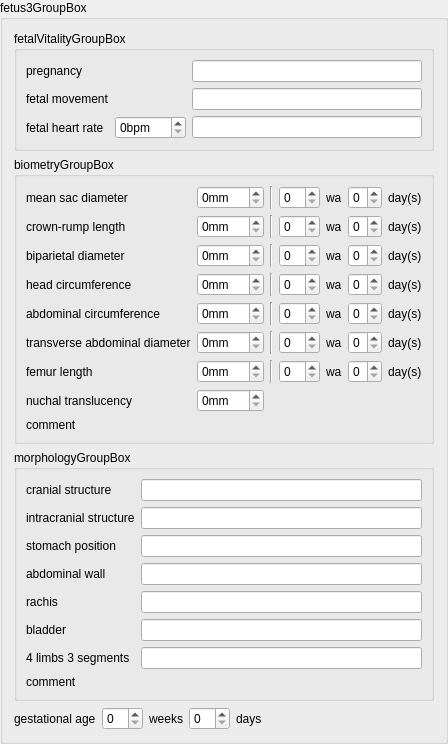
    <widget class="QGroupBox" name="fetus3GroupBox">
     <property name="enabled">
      <bool>true</bool>
     </property>
     <property name="title">
      <string>fetus3GroupBox</string>
     </property>
     <property name="flat">
      <bool>false</bool>
     </property>
     <layout class="QVBoxLayout" name="verticalLayout_13">
      <item>
       <widget class="QGroupBox" name="fetus3FetalVitalityGroupBox">
        <property name="title">
         <string>fetalVitalityGroupBox</string>
        </property>
        <layout class="QGridLayout" name="gridLayout_12">
         <item row="0" column="0">
          <widget class="QLabel" name="fetus3PregnancyLabel">
           <property name="text">
            <string>pregnancy</string>
           </property>
          </widget>
         </item>
         <item row="0" column="1">
          <layout class="QHBoxLayout" name="fetus3PregnancyRadioLayout"/>
         </item>
         <item row="0" column="2">
          <widget class="QLineEdit" name="fetus3PregnancyLineEdit"/>
         </item>
         <item row="1" column="0">
          <widget class="QLabel" name="fetus3FetalMovementLabel">
           <property name="text">
            <string>fetal movement</string>
           </property>
          </widget>
         </item>
         <item row="1" column="1">
          <layout class="QHBoxLayout" name="fetus3FetalMovementRadioLayout"/>
         </item>
         <item row="1" column="2">
          <widget class="QLineEdit" name="fetus3FetalMovementLineEdit"/>
         </item>
         <item row="2" column="0">
          <widget class="QLabel" name="fetus3FhrLabel">
           <property name="text">
            <string>fetal heart rate</string>
           </property>
          </widget>
         </item>
         <item row="2" column="1">
          <widget class="QSpinBox" name="fetus3FhrSpinBox">
           <property name="suffix">
            <string>bpm</string>
           </property>
           <property name="maximum">
            <number>999</number>
           </property>
          </widget>
         </item>
         <item row="2" column="2">
          <widget class="QLineEdit" name="fetus3FhrLineEdit"/>
         </item>
        </layout>
       </widget>
      </item>
      <item>
       <widget class="QGroupBox" name="fetus3BiometryGroupBox">
        <property name="title">
         <string>biometryGroupBox</string>
        </property>
        <layout class="QVBoxLayout" name="verticalLayout_14">
         <item>
          <layout class="QGridLayout" name="gridLayout_13">
           <item row="0" column="0">
            <widget class="QLabel" name="fetus3MeanSacDiameterLabel">
             <property name="text">
              <string>mean sac diameter</string>
             </property>
            </widget>
           </item>
           <item row="0" column="1">
            <widget class="QSpinBox" name="fetus3MeanSacDiameterSpinBox">
             <property name="suffix">
              <string>mm</string>
             </property>
             <property name="maximum">
              <number>999</number>
             </property>
            </widget>
           </item>
           <item row="0" column="2">
            <widget class="Line" name="line_17">
             <property name="orientation">
              <enum>Qt::Vertical</enum>
             </property>
            </widget>
           </item>
           <item row="0" column="3">
            <widget class="QSpinBox" name="fetus3MeanSacDiameterWeekSpinBox"/>
           </item>
           <item row="0" column="4">
            <widget class="QLabel" name="fetus3MeanSacDiameterWeekLabel">
             <property name="text">
              <string>wa</string>
             </property>
            </widget>
           </item>
           <item row="0" column="5">
            <widget class="QSpinBox" name="fetus3MeanSacDiameterDaySpinBox">
             <property name="maximum">
              <number>6</number>
             </property>
            </widget>
           </item>
           <item row="0" column="6">
            <widget class="QLabel" name="fetus3MeanSacDiameterDayLabel">
             <property name="text">
              <string>day(s)</string>
             </property>
            </widget>
           </item>
           <item row="1" column="0">
            <widget class="QLabel" name="fetus3CRLLabel">
             <property name="text">
              <string>crown-rump length</string>
             </property>
            </widget>
           </item>
           <item row="1" column="1">
            <widget class="QSpinBox" name="fetus3CRLSpinBox">
             <property name="suffix">
              <string>mm</string>
             </property>
             <property name="maximum">
              <number>999</number>
             </property>
            </widget>
           </item>
           <item row="1" column="2">
            <widget class="Line" name="line_18">
             <property name="orientation">
              <enum>Qt::Vertical</enum>
             </property>
            </widget>
           </item>
           <item row="1" column="3">
            <widget class="QSpinBox" name="fetus3CRLWeekSpinBox"/>
           </item>
           <item row="1" column="4">
            <widget class="QLabel" name="fetus3CRLWeekLabel">
             <property name="text">
              <string>wa</string>
             </property>
            </widget>
           </item>
           <item row="1" column="5">
            <widget class="QSpinBox" name="fetus3CRLDaySpinBox">
             <property name="maximum">
              <number>6</number>
             </property>
            </widget>
           </item>
           <item row="1" column="6">
            <widget class="QLabel" name="fetus3CRLDayLabel">
             <property name="text">
              <string>day(s)</string>
             </property>
            </widget>
           </item>
           <item row="2" column="0">
            <widget class="QLabel" name="fetus3BPDLabel">
             <property name="text">
              <string>biparietal diameter</string>
             </property>
            </widget>
           </item>
           <item row="2" column="1">
            <widget class="QSpinBox" name="fetus3BPDSpinBox">
             <property name="suffix">
              <string>mm</string>
             </property>
             <property name="maximum">
              <number>999</number>
             </property>
            </widget>
           </item>
           <item row="2" column="2">
            <widget class="Line" name="line_19">
             <property name="orientation">
              <enum>Qt::Vertical</enum>
             </property>
            </widget>
           </item>
           <item row="2" column="3">
            <widget class="QSpinBox" name="fetus3BPDWeekSpinBox"/>
           </item>
           <item row="2" column="4">
            <widget class="QLabel" name="fetus3BPDWeekLabel">
             <property name="text">
              <string>wa</string>
             </property>
            </widget>
           </item>
           <item row="2" column="5">
            <widget class="QSpinBox" name="fetus3BPDDaySpinBox">
             <property name="maximum">
              <number>6</number>
             </property>
            </widget>
           </item>
           <item row="2" column="6">
            <widget class="QLabel" name="label_8">
             <property name="text">
              <string>day(s)</string>
             </property>
            </widget>
           </item>
           <item row="3" column="0">
            <widget class="QLabel" name="fetus3HeadCircumferenceLabel">
             <property name="text">
              <string>head circumference</string>
             </property>
            </widget>
           </item>
           <item row="3" column="1">
            <widget class="QSpinBox" name="fetus3HeadCircumferenceSpinBox">
             <property name="suffix">
              <string>mm</string>
             </property>
             <property name="maximum">
              <number>999</number>
             </property>
            </widget>
           </item>
           <item row="3" column="2">
            <widget class="Line" name="line_20">
             <property name="orientation">
              <enum>Qt::Vertical</enum>
             </property>
            </widget>
           </item>
           <item row="3" column="3">
            <widget class="QSpinBox" name="fetus3HeadCircumferenceWeekSpinBox"/>
           </item>
           <item row="3" column="4">
            <widget class="QLabel" name="fetus3HeadCircumferenceWeekLabel">
             <property name="text">
              <string>wa</string>
             </property>
            </widget>
           </item>
           <item row="3" column="5">
            <widget class="QSpinBox" name="fetus3HeadCircumferenceDaysSpinBox">
             <property name="maximum">
              <number>6</number>
             </property>
            </widget>
           </item>
           <item row="3" column="6">
            <widget class="QLabel" name="fetus3HeadCircumferenceDayLabel">
             <property name="text">
              <string>day(s)</string>
             </property>
            </widget>
           </item>
           <item row="4" column="0">
            <widget class="QLabel" name="fetus3AbdominalCircumferenceLabel">
             <property name="text">
              <string>abdominal circumference</string>
             </property>
            </widget>
           </item>
           <item row="4" column="1">
            <widget class="QSpinBox" name="fetus3AbdominalCircumferenceSpinBox">
             <property name="suffix">
              <string>mm</string>
             </property>
             <property name="maximum">
              <number>999</number>
             </property>
            </widget>
           </item>
           <item row="4" column="2">
            <widget class="Line" name="line_21">
             <property name="orientation">
              <enum>Qt::Vertical</enum>
             </property>
            </widget>
           </item>
           <item row="4" column="3">
            <widget class="QSpinBox" name="fetus3AbdominalCircumferenceWeekSpinBox"/>
           </item>
           <item row="4" column="4">
            <widget class="QLabel" name="fetus3AbdominalCircumferenceWeekLabel">
             <property name="text">
              <string>wa</string>
             </property>
            </widget>
           </item>
           <item row="4" column="5">
            <widget class="QSpinBox" name="fetus3AbdominalCircumferenceDaySpinBox">
             <property name="maximum">
              <number>6</number>
             </property>
            </widget>
           </item>
           <item row="4" column="6">
            <widget class="QLabel" name="fetus3AbdominalCircumferenceDayLabel">
             <property name="text">
              <string>day(s)</string>
             </property>
            </widget>
           </item>
           <item row="5" column="0">
            <widget class="QLabel" name="fetus3TADLabel">
             <property name="text">
              <string>transverse abdominal diameter</string>
             </property>
            </widget>
           </item>
           <item row="5" column="1">
            <widget class="QSpinBox" name="fetus3TADSpinBox">
             <property name="suffix">
              <string>mm</string>
             </property>
             <property name="maximum">
              <number>999</number>
             </property>
            </widget>
           </item>
           <item row="5" column="2">
            <widget class="Line" name="line_22">
             <property name="orientation">
              <enum>Qt::Vertical</enum>
             </property>
            </widget>
           </item>
           <item row="5" column="3">
            <widget class="QSpinBox" name="fetus3TADWeekSpinBox"/>
           </item>
           <item row="5" column="4">
            <widget class="QLabel" name="fetus3TADWeekLabel">
             <property name="text">
              <string>wa</string>
             </property>
            </widget>
           </item>
           <item row="5" column="5">
            <widget class="QSpinBox" name="fetus3TADDaySpinBox">
             <property name="maximum">
              <number>6</number>
             </property>
            </widget>
           </item>
           <item row="5" column="6">
            <widget class="QLabel" name="fetus3TADDayLabel">
             <property name="text">
              <string>day(s)</string>
             </property>
            </widget>
           </item>
           <item row="6" column="0">
            <widget class="QLabel" name="fetus3FLLabel">
             <property name="text">
              <string>femur length</string>
             </property>
            </widget>
           </item>
           <item row="6" column="1">
            <widget class="QSpinBox" name="fetus3FLSpinBox">
             <property name="suffix">
              <string>mm</string>
             </property>
             <property name="maximum">
              <number>999</number>
             </property>
            </widget>
           </item>
           <item row="6" column="2">
            <widget class="Line" name="line_23">
             <property name="orientation">
              <enum>Qt::Vertical</enum>
             </property>
            </widget>
           </item>
           <item row="6" column="3">
            <widget class="QSpinBox" name="fetus3FLWeekSpinBox"/>
           </item>
           <item row="6" column="4">
            <widget class="QLabel" name="fetus3FLWeekLabel">
             <property name="text">
              <string>wa</string>
             </property>
            </widget>
           </item>
           <item row="6" column="5">
            <widget class="QSpinBox" name="fetus3FLDaySpinBox">
             <property name="maximum">
              <number>6</number>
             </property>
            </widget>
           </item>
           <item row="6" column="6">
            <widget class="QLabel" name="fetus3FLDayLabel">
             <property name="text">
              <string>day(s)</string>
             </property>
            </widget>
           </item>
           <item row="7" column="0">
            <widget class="QLabel" name="fetus3NuchalTranslucencyLabel">
             <property name="text">
              <string>nuchal translucency</string>
             </property>
            </widget>
           </item>
           <item row="7" column="1">
            <widget class="QSpinBox" name="fetus3NuchalTranslucencySpinBox">
             <property name="suffix">
              <string>mm</string>
             </property>
             <property name="maximum">
              <number>999</number>
             </property>
            </widget>
           </item>
          </layout>
         </item>
         <item>
          <layout class="QVBoxLayout" name="verticalLayout_15">
           <item>
            <widget class="QLabel" name="fetus3BiometryCommentLabel">
             <property name="text">
              <string>comment</string>
             </property>
            </widget>
           </item>
           <item>
            <layout class="QFormLayout" name="fetus3BiometryCommentFormLayout"/>
           </item>
          </layout>
         </item>
        </layout>
       </widget>
      </item>
      <item>
       <widget class="QGroupBox" name="fetus3MorphologyGroupBox">
        <property name="title">
         <string>morphologyGroupBox</string>
        </property>
        <layout class="QVBoxLayout" name="verticalLayout_16">
         <item>
          <layout class="QGridLayout" name="gridLayout_14">
           <item row="0" column="0">
            <widget class="QLabel" name="fetus3CranialStructureLabel">
             <property name="text">
              <string>cranial structure</string>
             </property>
            </widget>
           </item>
           <item row="0" column="1">
            <layout class="QHBoxLayout" name="fetus3CranialStructureRadioLayout"/>
           </item>
           <item row="0" column="2">
            <widget class="QLineEdit" name="fetus3CranialStructureLineEdit"/>
           </item>
           <item row="1" column="0">
            <widget class="QLabel" name="fetus3IntracranialStructureLabel">
             <property name="text">
              <string>intracranial structure</string>
             </property>
            </widget>
           </item>
           <item row="1" column="1">
            <layout class="QHBoxLayout" name="fetus3IntracranialStructureRadioLayout"/>
           </item>
           <item row="1" column="2">
            <widget class="QLineEdit" name="fetus3IntracranialStructureLineEdit"/>
           </item>
           <item row="2" column="0">
            <widget class="QLabel" name="fetus3StomachPositionLabel">
             <property name="text">
              <string>stomach position</string>
             </property>
            </widget>
           </item>
           <item row="2" column="1">
            <layout class="QHBoxLayout" name="fetus3StomachPositionRadioLayout"/>
           </item>
           <item row="2" column="2">
            <widget class="QLineEdit" name="fetus3StomachPositionLineEdit"/>
           </item>
           <item row="3" column="0">
            <widget class="QLabel" name="fetus3AbdominalWallLabel">
             <property name="text">
              <string>abdominal wall</string>
             </property>
            </widget>
           </item>
           <item row="3" column="1">
            <layout class="QHBoxLayout" name="fetus3AbdominalWallRadioLayout"/>
           </item>
           <item row="3" column="2">
            <widget class="QLineEdit" name="fetus3AbdominalWallLineEdit"/>
           </item>
           <item row="4" column="0">
            <widget class="QLabel" name="fetus3RachisLabel">
             <property name="text">
              <string>rachis</string>
             </property>
            </widget>
           </item>
           <item row="4" column="1">
            <layout class="QHBoxLayout" name="fetus3RachisRadioLayout"/>
           </item>
           <item row="4" column="2">
            <widget class="QLineEdit" name="fetus3RachisLineEdit"/>
           </item>
           <item row="5" column="0">
            <widget class="QLabel" name="fetus3BladderLabel">
             <property name="text">
              <string>bladder</string>
             </property>
            </widget>
           </item>
           <item row="5" column="1">
            <layout class="QHBoxLayout" name="fetus3BladderRadioLayout"/>
           </item>
           <item row="5" column="2">
            <widget class="QLineEdit" name="fetus3BladderLineEdit"/>
           </item>
           <item row="6" column="0">
            <widget class="QLabel" name="fetus3LimbsLabel">
             <property name="text">
              <string>4 limbs 3 segments</string>
             </property>
            </widget>
           </item>
           <item row="6" column="1">
            <layout class="QHBoxLayout" name="fetus3LimbsRadioLayout"/>
           </item>
           <item row="6" column="2">
            <widget class="QLineEdit" name="fetus3LimbsLineEdit"/>
           </item>
          </layout>
         </item>
         <item>
          <layout class="QVBoxLayout" name="verticalLayout_20">
           <item>
            <widget class="QLabel" name="fetus3MorphologyCommentLabel">
             <property name="text">
              <string>comment</string>
             </property>
            </widget>
           </item>
           <item>
            <layout class="QFormLayout" name="fetus3MorphologyCommentFormLayout"/>
           </item>
          </layout>
         </item>
        </layout>
       </widget>
      </item>
      <item>
       <layout class="QHBoxLayout" name="horizontalLayout_20">
        <item>
         <widget class="QLabel" name="fetus3UsGestationalAgeHelpTextLabel">
          <property name="text">
           <string>gestational age</string>
          </property>
         </widget>
        </item>
        <item>
         <widget class="QSpinBox" name="fetus3UsGestationalAgeWeekSpinBox"/>
        </item>
        <item>
         <widget class="QLabel" name="fetus3UsGestationalAgeWeekLabel">
          <property name="text">
           <string>weeks</string>
          </property>
         </widget>
        </item>
        <item>
         <widget class="QSpinBox" name="fetus3UsGestationalAgeDaySpinBox"/>
        </item>
        <item>
         <widget class="QLabel" name="fetus3UsGestationalAgeDayLabel">
          <property name="text">
           <string>days</string>
          </property>
         </widget>
        </item>
        <item>
         <spacer name="horizontalSpacer_6">
          <property name="orientation">
           <enum>Qt::Horizontal</enum>
          </property>
          <property name="sizeHint" stdset="0">
           <size>
            <width>40</width>
            <height>20</height>
           </size>
          </property>
         </spacer>
        </item>
       </layout>
      </item>
     </layout>
    </widget>
